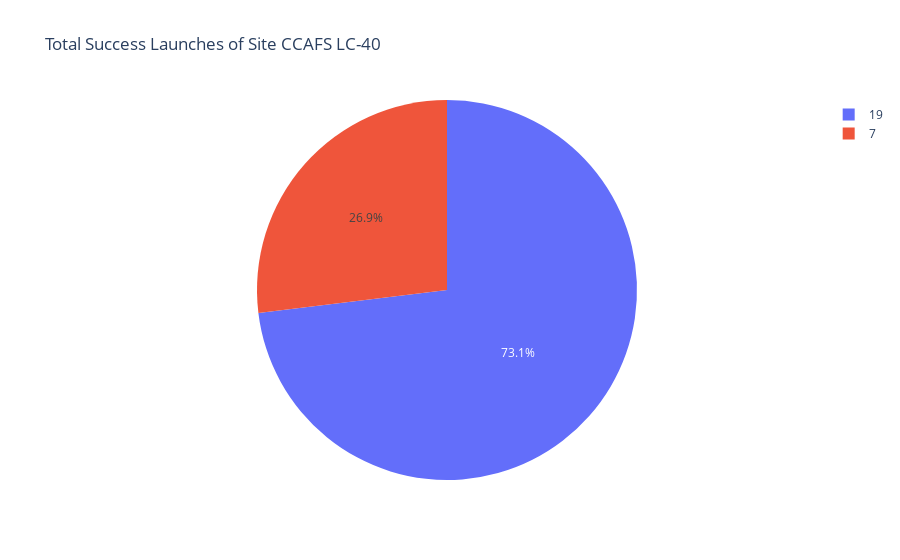

Notebook code for this chart:
### Code cell
#pie_data = spacex_df.loc[spacex_df['Launch Site']=='CCAFS LC-40']
pie_fig = px.pie(pie_data, values='class', names='class', title='Total Success Launches of Site CCAFS LC-40')
pie_fig.show()

### Figure 1 — Plotly figure (JSON) as saved in the notebook; plotly's stock layout.template omitted (floating-point values rounded to 4 significant figures)
{"data": [{"domain": {"x": [0, 1], "y": [0, 1]}, "hovertemplate": "class=%{value}<extra></extra>", "labels": [19, 7], "legendgroup": "", "name": "", "showlegend": true, "type": "pie", "values": [19, 7]}], "layout": {"legend": {"tracegroupgap": 0}, "title": {"text": "Total Success Launches of Site CCAFS LC-40"}}}
